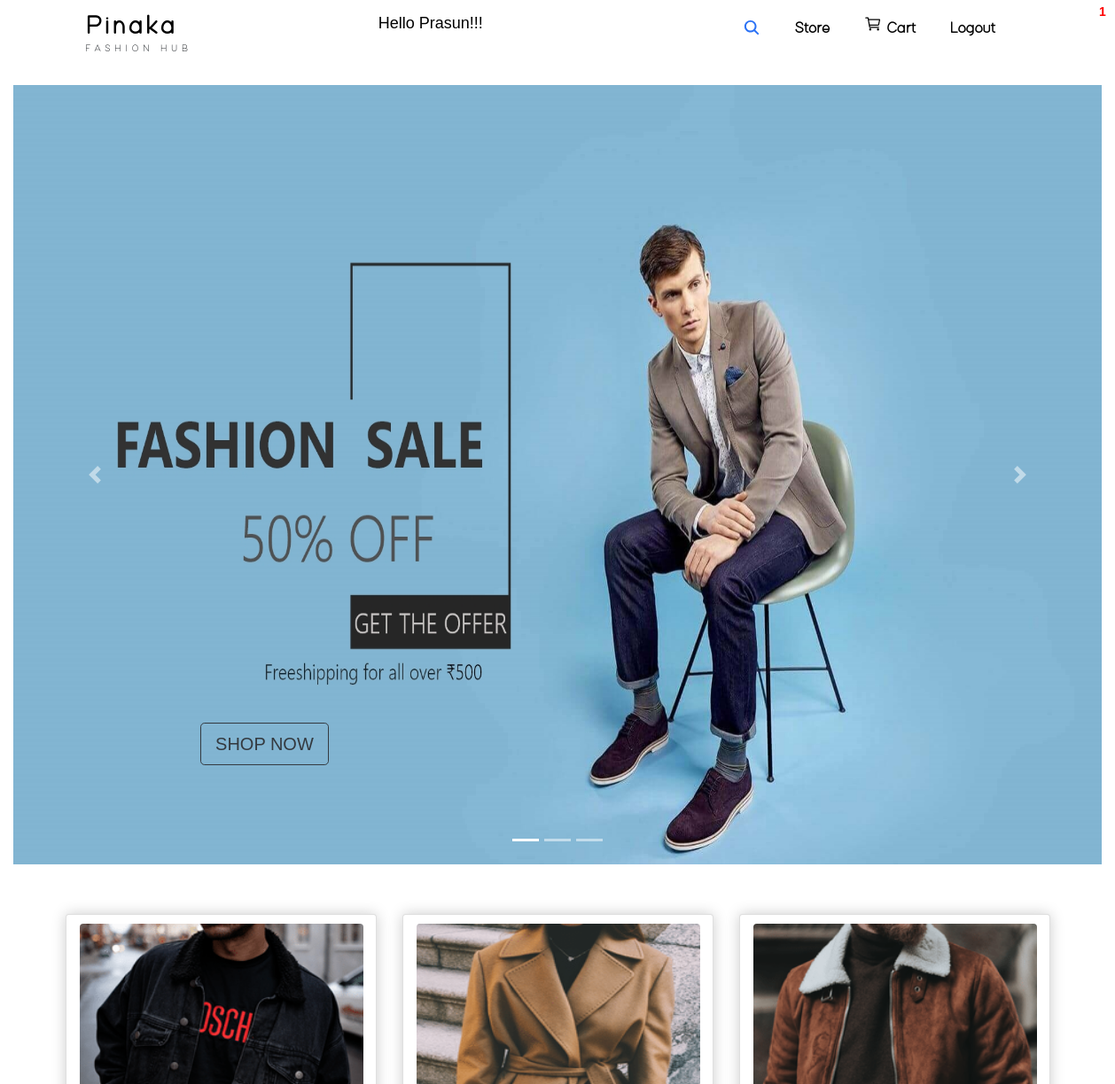
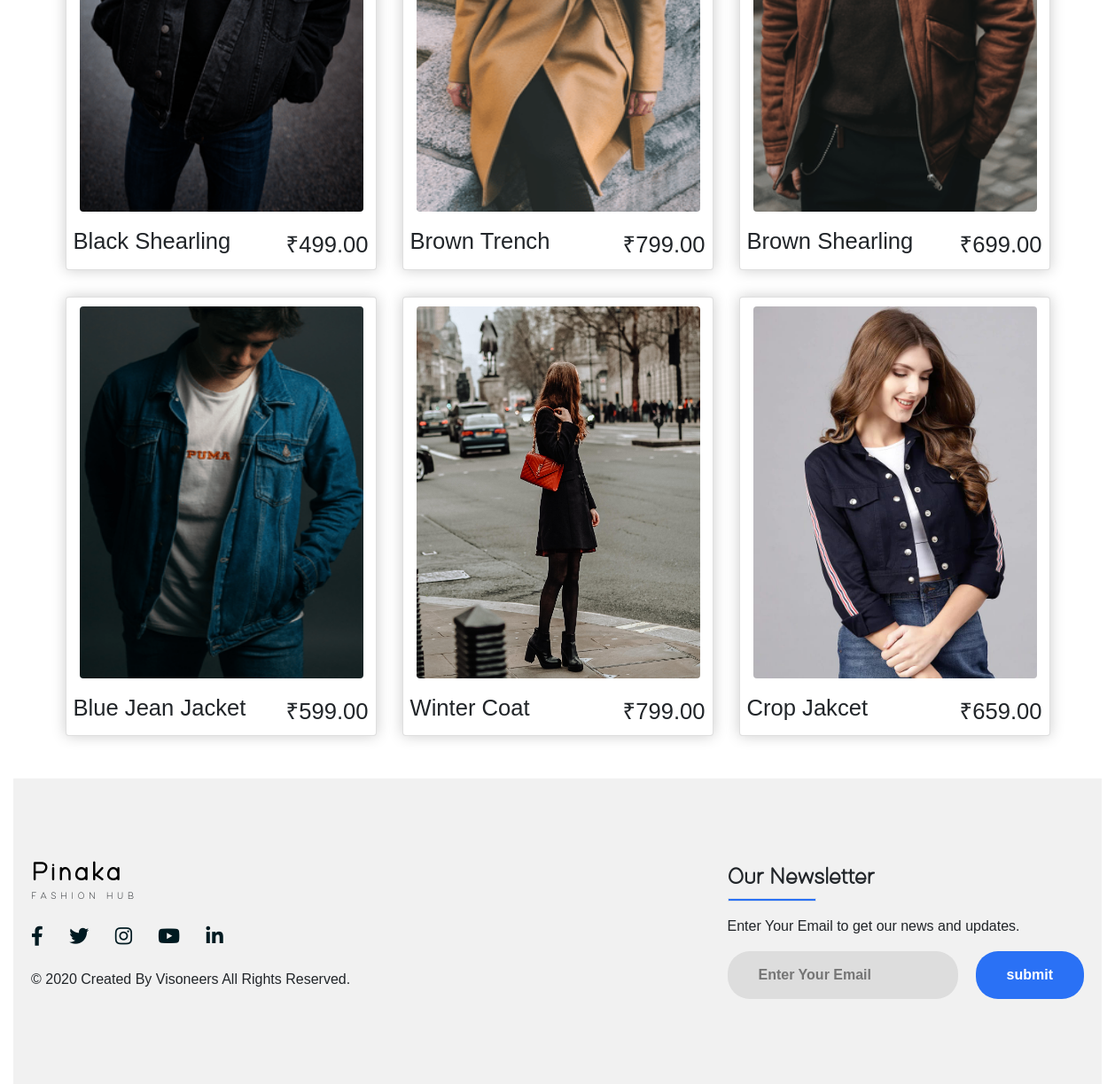
Screenshot of / (signed in) with the database file from the repository (2 pictures, top to bottom).
### store/models.py (models this page shows, shortened)
class Product(models.Model):
    name=models.CharField(max_length=200,null=True)
    price=models.FloatField()
    digital=models.BooleanField(default=False,null=True,blank=False)
    image=models.ImageField(null=True,blank=True)
    @property
    def imageURL(self):
        try:
            url=self.image.url #chk
        except:
            url=' '
        return url

### store/views.py (the view)
# urls.py: path('',views.store,name="store"),
@login_required(login_url='loginPage')
def store(request):
    if request.user.is_authenticated:
        customer=request.user.customer
        order,created=Order.objects.get_or_create(customer=customer,complete=False)
        items=order.orderitem_set.all()
        cartItems=order.get_cart_items
    else:
        items=[]
        order={'get_cart_total':0,'get_cart_items':0,'shipping':False}
        cartItems=order['get_cart_items']
    products=Product.objects.all()
    context={'products':products,'cartItems':cartItems}
    return render(request,'store/store.html',context)

### store/models.py (called while the page is built)
    @property
    def get_cart_items(self):
        orderitems =self.orderitem_set.all()
        total=sum([item.quantity for item in orderitems])
        return total

### store/templates/store/store.html (shortened to what this page needs)
{% extends 'store/main.html' %}
{% load static %}
{% block content %}
<main class="main">
    <br>
        <div id="myCarousel" class="carousel slide" data-ride="carousel">
            <ol class="carousel-indicators">
              <li data-target="#myCarousel" data-slide-to="0" class="active"></li>
              <li data-target="#myCarousel" data-slide-to="1"></li>
              <li data-target="#myCarousel" data-slide-to="2"></li>
            </ol>
            <div class="carousel-inner">
                <div class="carousel-item active">
                <img class="bd-placeholder-img" width="100%" height="100%" src="{% static 'images/web1.jpg'%}" alt="placeholder">
                    <div class="container">
                        <div class="carousel-caption">
                            <p><a class="btn btn-lg btn-outline-dark btn1" href="#" role="button">SHOP NOW</a></p>
                        </div>
                    </div>
                </div>
            </div>
            <a class="carousel-control-prev" href="#myCarousel" role="button" data-slide="prev">
              <span class="carousel-control-prev-icon" aria-hidden="true"></span>
            </a>
            <a class="carousel-control-next" href="#myCarousel" role="button" data-slide="next">
              <span class="carousel-control-next-icon" aria-hidden="true"></span>
            </a>
        </div>
    </main>
<div class="container">
    <div class="product">
        {% for product in products %}
        <div class="box-element card">
            <div class="img">
                <img src="{{product.imageURL}}" alt="Network Problem">
            </div>
            <div class="content">
                <h1>{{product.name}}</h1>
                <span class="price">₹{{product.price|floatformat:2}}</span>
            </div>
        </div>
        {% endfor %}
</div>
{% endblock content %}

### store/templates/store/main.html (shortened to what this page needs)
<!DOCTYPE html>
{% load static %}
<html lang="en">
<head>
    <link rel="stylesheet" href="https://cdn.jsdelivr.net/npm/bootstrap@4.5.3/dist/css/bootstrap.min.css">
    <link rel="stylesheet" href="https://cdnjs.cloudflare.com/ajax/libs/font-awesome/5.11.2/css/all.css">
    <link rel = "stylesheet" type = "text/css" href = "{% static 'css/main.css' %}">
    <link rel = "stylesheet" type = "text/css" href = "{% static 'css/carousel.css' %}">
</head>
<body>
    <p id="cart-total">{{cartItems}}</p>
    <div claas="web">
        <nav class="navigation">
            <div class="heading">
                <h1><a href="{% url 'store' %}">Pinaka</a></h1>
                <p>FASHION HUB</p>
            </div>
            <span class="hello-msg ">Hello {{request.user}}!!!</span>
            <div>
                <ul class="nav-menu">
                    <span class="search-box">
                    <li > <input class="input_box" type="text"  placeholder="Search">
                        <a class="search-btn" href="{% url 'store' %}" >
                            <ion-icon id="search-btn" name="search"></ion-icon>
                        </a>
                    </li>
                    </span>
                    <li><a href="{% url 'store' %}">Store</a></li>
                    <span>
                    <li><a href="{% url 'cart' %}"><ion-icon name="cart-outline"></ion-icon>Cart</ion-icon></a></li>
                    </span>
                    <span><a class="hello-msg" id="logout_btn " href="{% url 'logoutUser' %}">Logout</a></span>
                </ul>
            </div>
        </nav>
    </div>
    <div class="container-fluid">
        {% block content %}
        {% endblock content %}
    </div>
    <br><br>
    <footer>
        <div class="footer">
            <div class="left-col">
                <div class="heading">
                    <h1><a href="{% url 'store' %}">Pinaka</a></h1>
                    <p>FASHION HUB</p>
                </div>
                <div class="social-media">
                <a href="#"><i class="fab fa-facebook-f"></i></a>
                <a href="#"><i class="fab fa-twitter"></i></a>
                <a href="#"><i class="fab fa-instagram"></i></a>
                <a href="#"><i class="fab fa-youtube"></i></a>
                <a href="#"><i class="fab fa-linkedin-in"></i></a>
                </div>
                <p class="rights-text">© 2020 Created By Visoneers All Rights Reserved.</p>
            </div>
            <div class="right-col">
                <h1>Our Newsletter</h1>
                <div class="border"></div>
                <p>Enter Your Email to get our news and updates.</p>
                <form action="" class="newsletter-form">
                <input type="text" class="txtb" placeholder="Enter Your Email">
                <input type="submit" class="button" value="submit">
                </form>
            </div>
        </div>
      </footer>
</body>
</html>

### static/css/main.css (style rules this page uses)
html, body { margin: 0; padding: 0; width: 100%; height: 100vh; font-family: "Helvetica"; }
a, a:hover { color: black; text-decoration: none; }
ion-icon { font-size: 20px; padding-right: 6px; }
.search-box { position: relative; top: 35px; left: -10px; transform: translate(0,-100%); height:35px; background:rgba(255, 255, 255, 0); border-radius:3px; padding:10px; }
.input_box { height: 25px; background: none; border: none; outline:none; float:left; padding-right: 2px; color:black; font-size: 16px; transition: 0.4s all; line-height: 2px; width:0px; }
#search-btn { right:0px; padding-right:2px; }
.search-btn { top: -7px; color: #2a71f5; float: right; width: 35px; height: 32px; justify-content: center; line-height: 42px; text-align: center; border-radius: 50%; }
.main { display: block; height: 120vh; width: 100%; }
.navigation { z-index: 1; display: flex; flex-direction: row; justify-content: space-between; font-size: 1.5rem; padding: 0.8rem 6rem; height: 9vh; overflow: hidden; }
.heading { display: block; font-family: "Demure"; font-size: 1.3rem; letter-spacing: 3px; }
.heading h1 { font-size: 1.8rem; margin-block-end: 0em; font-weight: bold; }
.heading p { font-size: 0.7rem; letter-spacing: 4.5px; margin-block-start: 0em; font-weight: lighter; }
.navigation .nav-menu { margin: 0; display: flex; list-style-type: none; font-family: "Demure"; }
.navigation .nav-menu a { padding: 0rem 1.2rem; font-size: 1.1rem; position: relative; font-weight: bold; }
#cart-total { display: block; position: absolute; color: red; font-size: 14px; font-weight: bold; top:0.2rem; left:1240px; }
.hello-msg { font-size: 18px; color:black; margin-right:20px; }
.product { position: relative; display: grid; grid-template-columns: repeat(auto-fit, minmax(350px, 1fr)); box-sizing: border-box; grid-gap: 30px ; justify-items: center; width: 100%; }
.product .card { position: relative; display: flex; width: 351px; flex-direction: column; transition: 0.3s ease-in-out; padding: 0px; }
.product .card .img { position: relative; width: 320px; height: 440px; top: 10px; left: 15px; }
.product .card .img img { position: relative; width: 100%; height: 420px; border-radius: 4px; }
.content { display: inline-flex; position: relative; padding: 8px; align-items: flex-start; justify-content: space-between; }
.content h1, .content .price { font-size: 1.6rem; }
.box-element { box-shadow:hsl(0, 0%, 80%) 0 0 16px; border-radius: 4px; background-color: #fff; padding: 10px; }
.product { border-radius: 0 0 4px 4px; }
footer { background: #f1f1f1; padding: 90px 0; }
.footer { max-width: 1300px; margin: auto; padding: 0 20px; display: flex; justify-content: space-between; align-items: center; flex-wrap: wrap-reverse; }
.social-media { margin: 20px 0; }
.social-media a { color: #001a21; margin-right: 25px; font-size: 22px; text-decoration: none; transition: .3s linear; }
.right-col h1 { font-family: "Demure"; font-weight: bold; font-size: 26px; }
.right-col p { margin-block-start: 1em; }
.border { width: 100px; height: 4px; background: #2a71f5; }
.newsletter-form { display: flex; justify-content: center; align-items: center; flex-wrap: wrap; }
.txtb { flex: 1; padding: 15px 35px; font-size: 16px; color: #293043; background: #ddd; border: none; font-weight: 700; outline: none; border-radius: 25px; min-width: 260px; }
.button { padding: 15px 35px; font-size: 16px; color: white; background: #2a71f5; border: none; font-weight: 700; outline: none; border-radius: 25px; margin-left: 20px; cursor: pointer; transition: opacity .3s linear; }

### static/css/carousel.css (style rules this page uses)
.carousel-caption .btn1 { position: absolute; right: 43rem; bottom: 4rem; }
.bd-placeholder-img { font-size: 1.125rem; text-anchor: middle; -webkit-user-select: none; -moz-user-select: none; -ms-user-select: none; user-select: none; }
.carousel { margin-bottom: 4rem; }
.carousel-caption { bottom: 3rem; z-index: 10; }
.carousel-item { height: 110vh; }
.carousel-item > img { position: absolute; top: 0; left: 0; min-width: 100%; height: 110vh; }
@media (min-width: 40em) { .carousel-caption p { margin-bottom: 1.25rem; font-size: 1.25rem; line-height: 1.4; } }

### rows the page displays
Product: imageURL (picture), name "Black Shearling", price "499.00"
Product: imageURL (picture), name "Brown Trench", price "799.00"
Product: imageURL (picture), name "Brown Shearling", price "699.00"
Product: imageURL (picture), name "Blue Jean Jacket", price "599.00"
Product: imageURL (picture), name "Winter Coat", price "799.00"
Product: imageURL (picture), name "Crop Jakcet", price "659.00"

### other values shown
{{ cartItems }} "1"
{{ request.user }} "Prasun"
